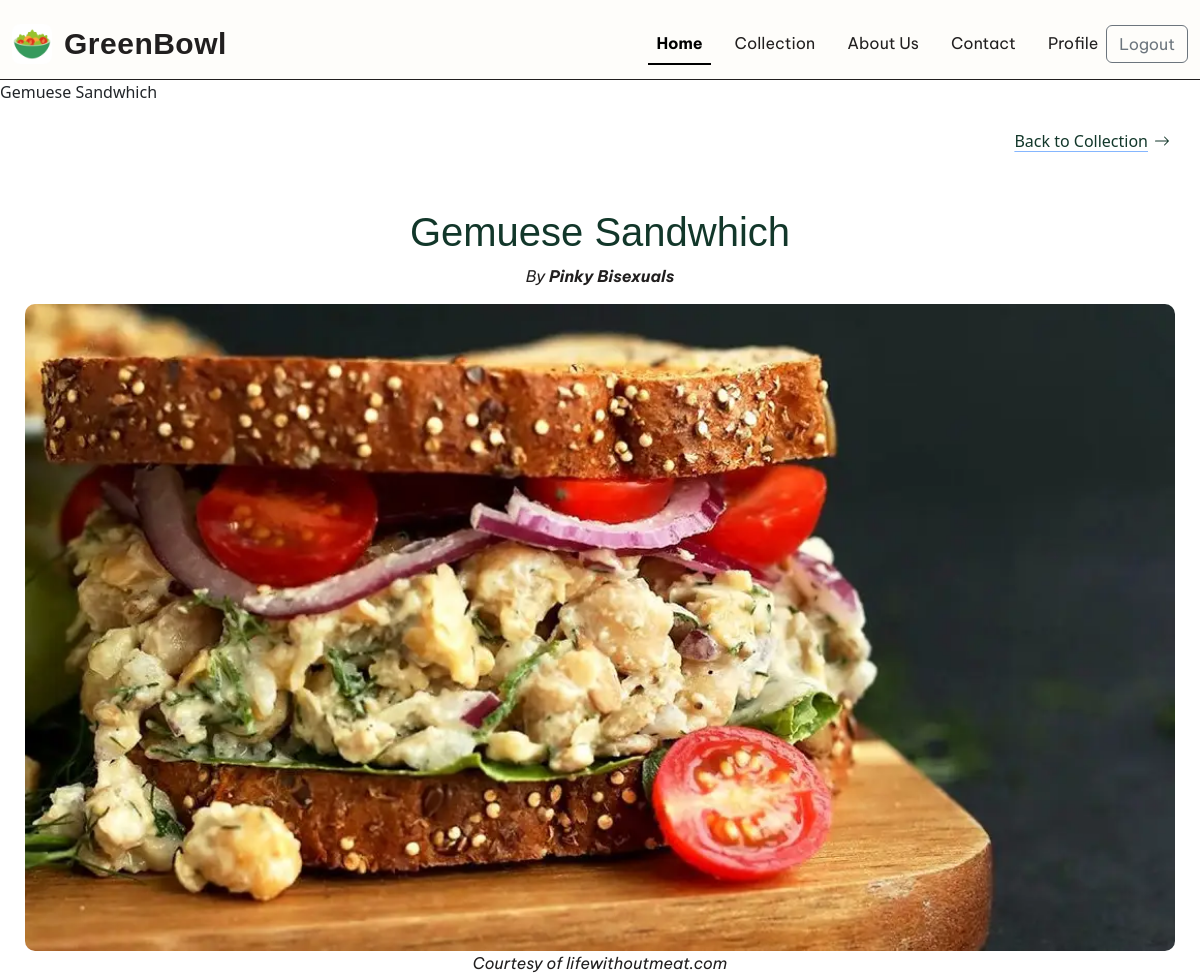
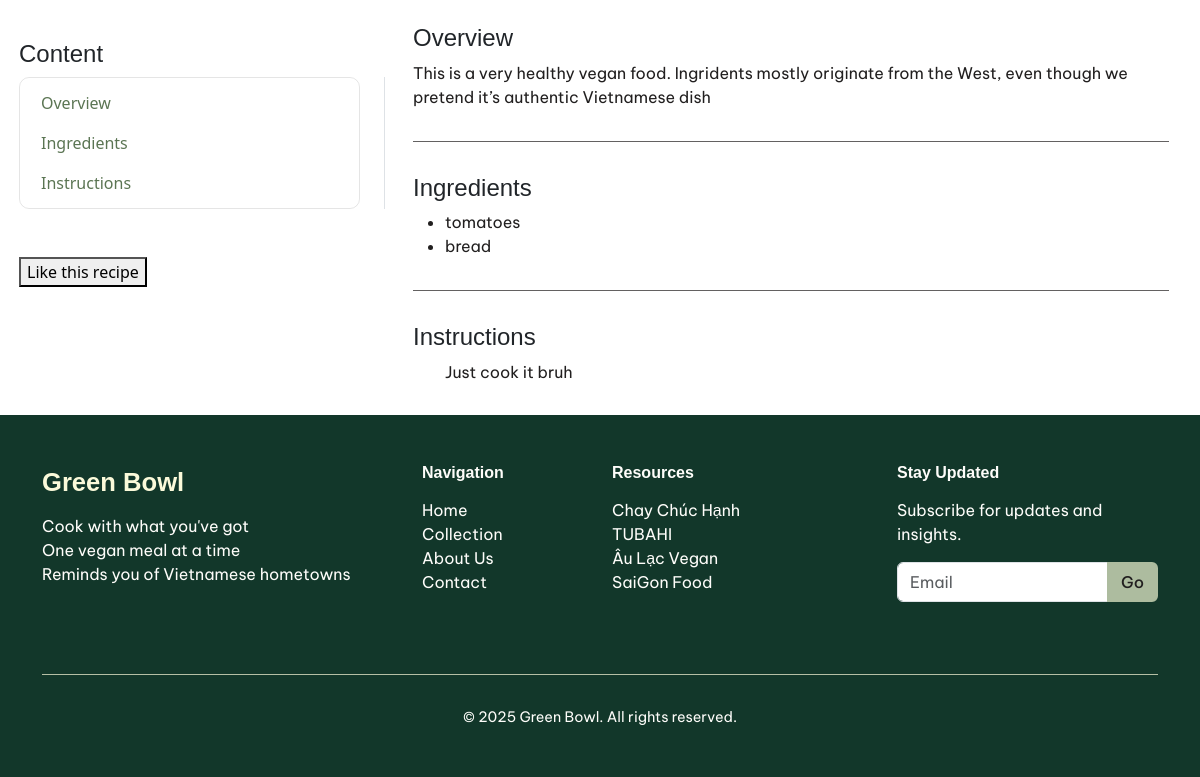
The app's page /recipe/2 (signed in) with its own data (2 pictures, top to bottom).
### recipe/models.py (models this page shows, shortened)
class Recipe(models.Model):
    name = models.CharField()
    picture = models.ImageField(upload_to="products/")
    ingridents = models.ManyToManyField(Ingridient, related_name="food")
    description = models.CharField(default = "")
    instruction = models.TextField(default = "")

class Ingridient(models.Model):
    name = models.CharField()

### recipe/views.py (the view)
# urls.py: path("", include("recipe.urls"))
def recipe(request, id):
    cur_recipe = Recipe.objects.get(id=id)
    if request.method == "POST":
        user = request.user
        user.saved.add(cur_recipe)
        user.save()
    saved = cur_recipe in request.user.saved.all()
    return render(request, "recipe/recipe.html", {
        "recipe" : cur_recipe,
        "ingredients":cur_recipe.ingridents.all(),
        "saved" : saved
    })

### recipe/templates/recipe/recipe.html (shortened to what this page needs)
{% extends 'recipe/layout.html' %}
{% block body %}
{% block title %}{{recipe.name}}{% endblock %}
<div class="recipe-post">
      <div class="recipe-nav">
        <a class="icon-link icon-link-hover" href="{% url 'collection' %}">
          Back to Collection
          <svg xmlns="http://www.w3.org/2000/svg" class="bi" viewBox="0 0 16 16" aria-hidden="true">
            <path d="M1 8a.5.5 0 0 1 .5-.5h11.793l-3.147-3.146a.5.5 0 0 1 .708-.708l4 4a.5.5 0 0 1 0 .708l-4 4a.5.5 0 0 1-.708-.708L13.293 8.5H1.5A.5.5 0 0 1 1 8z"/>
          </svg>
        </a>
      </div>
      <div class="container-fluid recipe-intro text-center">
        <h1 class="post-title">{{recipe.name}}</h1>
        <p><i>By <strong>Pinky Bisexuals</strong></i></p>
        <img class="post-img" src="{{recipe.picture.url}}" alt="Overview picture of the dish"
        width="100%">
        <p><i>Courtesy of lifewithoutmeat.com</i></p>
      </div>
      <div class="post-content">
        <div class="row">
          <div class="col-4 p-3">
            <h4>Content</h4>
            <nav id="navbar-example3" class="h-100 flex-column align-items-stretch pe-4 border-end">
              <nav class="nav nav-pills flex-column">
                <a class="nav-link" href="#overview">Overview</a>
                <a class="nav-link" href="#ingredients">Ingredients</a>
                <a class="nav-link" href="#instructions">Instructions</a>
              </nav>
            </nav>
            <div class="saved-recipe pt-5">
                {% if not saved %}
                <form action="{% url 'recipe' recipe.id %}" method="POST">
                    <button type="submit">Like this recipe</button>
                </form>
                {% else %}
                <button type="button" disabled>Liked</button>
                {% endif %}
            </div>
          </div>
          <div class="col-8">
            <div data-bs-spy="scroll" data-bs-target="#navbar-example3" data-bs-smooth-scroll="true" class="scrollspy-example-2" tabindex="0">
              <div id="overview">
                <h4>Overview</h4>
                <p>{{recipe.description}}</p>
              </div>
              <div class="section-divider"></div>
              <div id="ingredients">
                <h4>Ingredients</h4>
                <ul>
                  {% for i in ingredients %}
                  <li>{{i.name}}</li>
                  {% endfor %}
                </ul>
              </div>
              <div class="section-divider"></div>
              <div id="instructions">
                <h4>Instructions</h4>
                <ol>
                    {{recipe.instruction}}
                </ol>
              </div>
            </div>
          </div>
        </div>
      </div>
    </div>
{% endblock %}

### records on screen
Recipe: name "Gemuese Sandwhich", picture (picture), description "This is a very healthy vegan food. Ingridents mostly originate from the West, even though we pretend it’s authentic Vietnamese dish", instruction "Just cook it bruh"
Ingridient: name "tomatoes"
Ingridient: name "bread"
